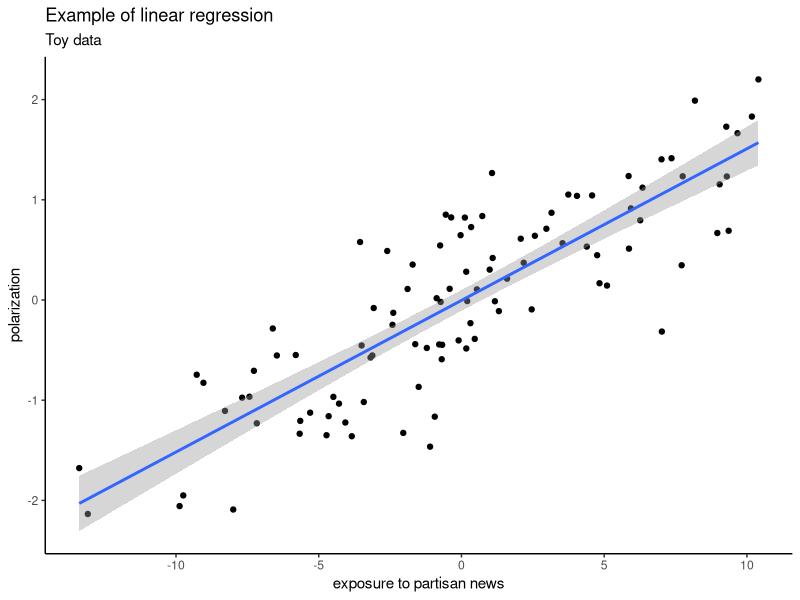

Here is the R script that generated this plot:
## ---- chunk 1
library(tidyverse)
## ---- chunk 2
y <- rnorm(100)
x <- y * 5 + rnorm(100, sd=3)
df <- data.frame(x=x, y=y)

ggplot(data=df, aes(x,y)) +
  geom_point(aes(x,y)) +
  geom_smooth(method='lm', formula= y~x) +
  labs(y = "polarization", x = "exposure to partisan news") +
  theme_classic() +
  ggtitle("Example of linear regression",
          subtitle = "Toy data")
## ---- chunk 3
DiagrammeR::grViz("digraph {
width = 500
height = 500
  graph [layout = dot, rankdir = LR, label = Mediation]
  node [shape = rectangle]     
  x [label = 'X']
  y [label = 'Y']
  m [label = 'M']

  # edge definitions with the node IDs
  x -> y x -> m m -> y;
  }")
## ---- chunk 4
DiagrammeR::grViz("digraph {
width = 500
height = 500
  graph [layout = dot, rankdir = LR, label = Moderation]
  node [shape = rectangle]     
  x [label = 'X']
  y [label = 'Y']
  w [label = 'W']

  node [shape=none, width=0, height=0, label='']
  p1 -> y;
  {rank=same; w -> p1}
  
  edge [dir=none]
  x -> p1 

  }")
## ---- chunk 5
DiagrammeR::grViz("digraph {
width = 500
height = 500
  graph [layout = dot, rankdir = LR]
  node [shape = rectangle]     
  x [label = 'Violent video games']
  y [label = 'Offline aggressions']
  w [label = 'Sex?\nAge?\nPersonality?']

  node [shape=none, width=0, height=0, label='']
  p1 -> y;
  {rank=same; w -> p1}
  
  edge [dir=none]
  x -> p1 

  }")
## ---- chunk 6
DiagrammeR::grViz("digraph {
width = 500
height = 500
  graph [layout = dot, rankdir = LR, label = 'Conditional process']
  node [shape = rectangle]     
  x [label = 'X']
  y [label = 'Y']
  m [label = 'M']
  w [label = 'W']

  node [shape=none, width=0, height=0, label='']
  p1 -> m p2 -> y;
  {rank=same; w -> p1 w -> p2}
  
  # edge definitions with the node IDs
  x -> y m -> y;
  
  edge [dir=none]
  x -> p1 x -> p2
    
  }")
## ---- chunk 7
DiagrammeR::grViz("digraph {
width = 500
height = 500
  graph [layout = dot, rankdir = LR]
  node [shape = rectangle]     
  x [label = 'X (Violent video games)']
  y [label = 'Y (Offline aggressions)']
  m [label = 'Desensitize to pain?\nNormalize violence?\n...']
  w [label = 'Sex?\nAge?\nPersonality?']

  node [shape=none, width=0, height=0, label='']
  p1 -> m p2 -> y;
  {rank=same; w -> p1 w -> p2}
  
  # edge definitions with the node IDs
  x -> y m -> y;
  
  edge [dir=none]
  x -> p1 x -> p2
    
  }")
